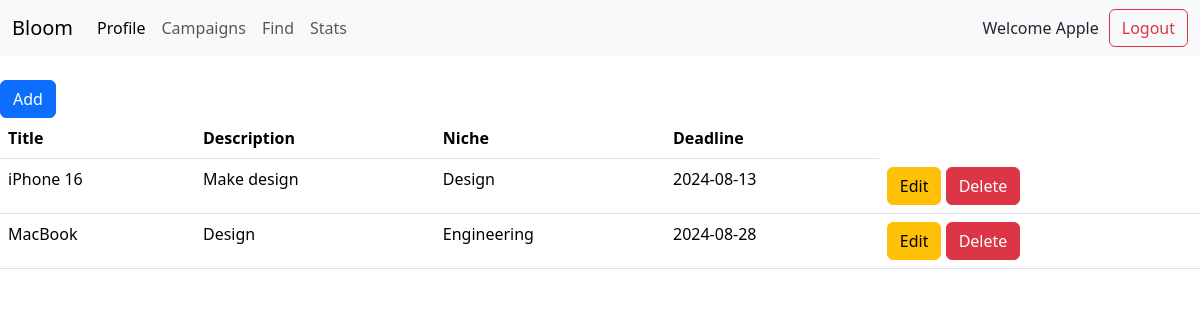
The page /sponsor_campaign (signed in) on the database its author committed.
### app.py (models this page shows)
class sponsorData(db.Model):
    __tablename__ = 'sponsor_data'
    bloom_data_id = db.Column(db.Integer(), db.ForeignKey('bloomdata.id', ondelete="CASCADE"), primary_key=True, nullable=False, unique=True)
    company_name = db.Column(db.String(30), nullable=False)
    industry = db.Column(db.String(30), nullable=False)
    budget = db.Column(db.String(30), nullable=False)
    bloomdata = db.relationship("BloomData", uselist=False, back_populates='sponsor_data')

class campaign(db.Model):
    __tablename__ = 'campaigns'
    id = db.Column(db.Integer, primary_key=True)
    title = db.Column(db.String(100), nullable=False)
    description = db.Column(db.Text, nullable=False)
    niche = db.Column(db.String(50), nullable=False)
    deadline = db.Column(db.Date, nullable=False)

### app.py (the view)
@app.route('/sponsor_campaign')
def add_campaigns():
    user_id = session.get('user_id')
    campaigns = campaign.query.all()
    if user_id:
        user = BloomData.query.get(user_id)
        sdata = sponsorData.query.get(user_id)
        return render_template('add_campaigns.html', user=user, sdata=sdata, campaigns=campaigns)

### templates/add_campaigns.html (shortened to what this page needs)
{% extends 'sponsor.html' %}
{% block body %}
<button type="button" class="btn btn-primary" data-bs-toggle="modal" data-bs-target="#addCampaignModal">
    Add
</button>
<table class="table">
    <thead>
        <tr>
            <th>Title</th>
            <th>Description</th>
            <th>Niche</th>
            <th>Deadline</th>
        </tr>
    </thead>
    <tbody>
        {% for campaign in campaigns %}
        <tr>
            <td>{{ campaign.title }}</td>
            <td>{{ campaign.description }}</td>
            <td>{{ campaign.niche }}</td>
            <td>{{ campaign.deadline }}</td>
            <td>
                <button type="button" class="btn btn-warning" data-bs-toggle="modal" data-bs-target="#editCampaignModal{{ campaign.id }}">
                    Edit
                </button>
                <form method="POST" action="{{ url_for('delete_campaign', campaign_id=campaign.id) }}" style="display:inline;">
                    <button type="submit" class="btn btn-danger">Delete</button>
                </form>
            </td>
        </tr>
        {% endfor %}
    </tbody>
</table>
{% endblock body %}

### templates/sponsor.html (shortened to what this page needs)
<!doctype html>
<html lang="en">
<head>
    <link href="https://cdn.jsdelivr.net/npm/bootstrap@5.3.3/dist/css/bootstrap.min.css" rel="stylesheet"
>
</head>
<body>
        <nav class="navbar navbar-expand-lg bg-body-tertiary">
            <div class="container-fluid">
                <a class="navbar-brand" href="/">Bloom</a>
                <div class="collapse navbar-collapse" id="navbarSupportedContent">
                    <ul class="navbar-nav me-auto mb-2 mb-lg-0">
                        <li class="nav-item">
                            <a class="nav-link {% if session.get('user_id') %}active{% endif %}"
                            aria-current="page"
                            href="{% if session.get('role') == 'Influencer' %}{{ url_for('influencer_page') }}{% elif session.get('role') == 'Sponsor' %}{{ url_for('sponsor_page') }}{% endif %}">
                            Profile
                         </a>
                        </li>
                        <li class="nav-item">
                            <a class="nav-link" href="{{ url_for('add_campaigns') }}">Campaigns</a>
                        </li>
                        <li class="nav-item">
                            <a class="nav-link" href="{{ url_for('find_influencers') }}">Find</a>
                        </li>
                        <li class="nav-item">
                            <a class="nav-link" href="#">Stats</a>
                        </li>
                    </ul>
                    Welcome {{sdata.company_name}}
                    <button class="btn btn-outline-danger" style="margin-left: 10px;" onclick="redirectToNewPage()">Logout</button>
                </div>
            </div>
        </nav>
<div>
    <br>
</div>
{% block body %}
{% endblock body %}
</body>
</html>

### rows shown on the page
sponsorData: company_name "Apple"
campaign: title "iPhone 16", description "Make design", niche "Design", deadline "2024-08-13"
campaign: title "MacBook", description "Design", niche "Engineering", deadline "2024-08-28"
